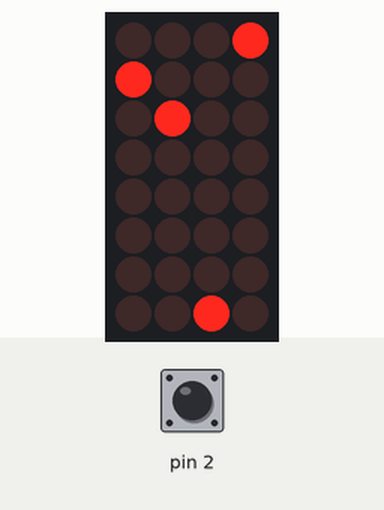
A sketch run on a simulated Arduino Uno, built with avr-gcc and run on an emulated ATmega328P. Parts: 4×8 LED matrix. Wiring (inferred from the names in the program): LED matrix (orientation assumed): rows pin 13, pin 12, pin 11, pin 10, pin 9, pin 8, pin 7, pin 6; columns pin 4, pin 3, A0, pin 5. The test bench sets the inputs (shaded band); at power-on: pin 2 HIGH.

Above: at 1.2 s.
1.3 s: pin 2 pulled LOW for 0.15 s
At 2.5 s:
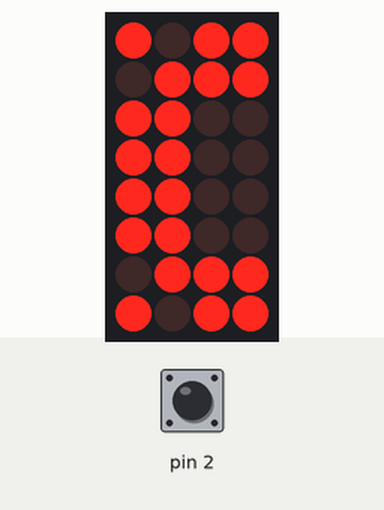
2.9 s: pin 2 pulled LOW for 1 s
At 4.0 s:
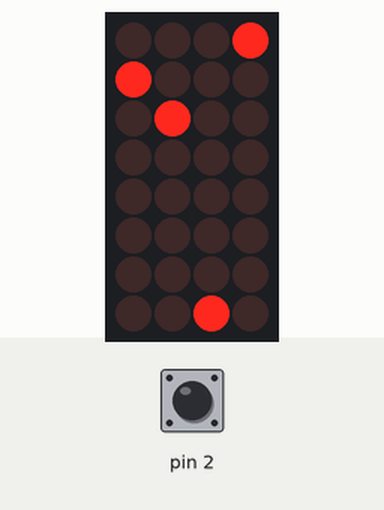
5.4 s: pin 2 pulled LOW for 3.2 s
At 5.9 s:
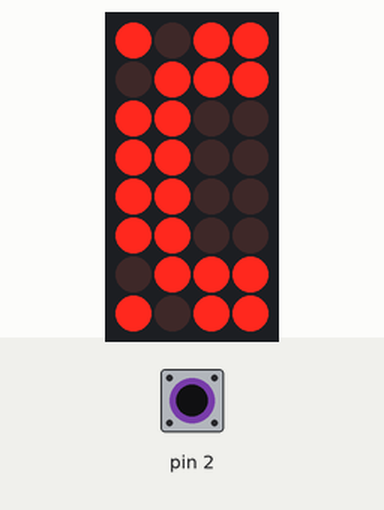
Timing chart, 0 to 8.4 s (numbered marks = the images above; inputs shaded):
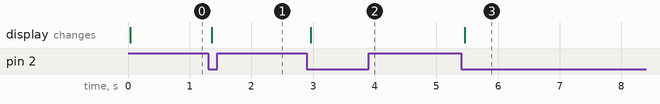

Measured:
- after the input at 1.3 s, the display: changes after 0.06 s (image 1)
- after the input at 2.9 s, the display: changes after 0.06 s (image 2)
- after the input at 5.4 s, the display: changes after 0.06 s (image 3)

The sketch:

0509button.ino
```cpp
#define ROW1 13
#define ROW2 12
#define ROW3 11
#define ROW4 10
#define ROW5 9
#define ROW6 8
#define ROW7 7
#define ROW8 6

#define COL1 5
#define COL2 4
#define COL3 3
#define COL4 A4
#define COL5 A3
#define COL6 A2
#define COL7 A1
#define COL8 A0

#define BUTTON 2

const int row[] = {ROW1, ROW2, ROW3, ROW4, ROW5, ROW6, ROW7, ROW8};
const int col[] = {COL1,COL2, COL3, COL4, COL5, COL6, COL7, COL8};

int imgIndexNow = 0;
bool isPressing = false;

byte scan[8][8] = {
  { 1, 0, 0, 0, 0, 0, 0, 0 },
  { 0, 1, 0, 0, 0, 0, 0, 0 },
  { 0, 0, 1, 0, 0, 0, 0, 0 },
  { 0, 0, 0, 1, 0, 0, 0, 0 },
  { 0, 0, 0, 0, 1, 0, 0, 0 },
  { 0, 0, 0, 0, 0, 1, 0, 0 },
  { 0, 0, 0, 0, 0, 0, 1, 0 },
  { 0, 0, 0, 0, 0, 0, 0, 1 }
};

byte circle[8][8] = {
  { 1, 1, 0, 0, 0, 0, 1, 1 },
  { 1, 0, 1, 1, 1, 1, 0, 1 },
  { 0, 1, 1, 1, 1, 1, 1, 0 },
  { 0, 1, 1, 1, 1, 1, 1, 0 },
  { 0, 1, 1, 1, 1, 1, 1, 0 },
  { 0, 1, 1, 1, 1, 1, 1, 0 },
  { 1, 0, 1, 1, 1, 1, 0, 1 },
  { 1, 1, 0, 0, 0, 0, 1, 1 }
};


void setup()
{
  Serial.begin(9600);

  for (int i = 3; i <= 13; i++) {
    pinMode(i, OUTPUT);
    digitalWrite(i, LOW);
  }
  pinMode(A0, OUTPUT);
  pinMode(A1, OUTPUT);
  pinMode(A2, OUTPUT);
  pinMode(A3, OUTPUT);
  pinMode(A4, OUTPUT);

  digitalWrite(A0, LOW);
  digitalWrite(A1, LOW);
  digitalWrite(A2, LOW);
  digitalWrite(A3, LOW);
  digitalWrite(A4, LOW);

  pinMode(2, INPUT_PULLUP);
}

void loop()
{
  if(digitalRead(2) == LOW && !isPressing)
  {
    digitalWrite(13, HIGH);
    isPressing = true;
    imgIndexNow += 1;
    if(imgIndexNow > 1) imgIndexNow = 0;
  }
  else if(digitalRead(2) == HIGH && isPressing) {
    isPressing = false;
    digitalWrite(13, LOW);
  }

  //在每次loop中呼叫lightup畫出目前的圖形
  if(imgIndexNow == 0) lightup(scan);
  else if(imgIndexNow == 1) lightup(circle);


}

void lightup(byte matrix[8][8]){
  for (int i=0; i<8; i++){
    digitalWrite(col[i], HIGH);
    for (int j = 0; j < 8; j++){
      digitalWrite(row[j], 1-matrix[j][i]);
      delay(0);
    }
    for (int j = 0; j < 8; j++){
      digitalWrite(row[j], HIGH);
      //delay(1);
    }
    digitalWrite(col[i], LOW);
  }
}
```
